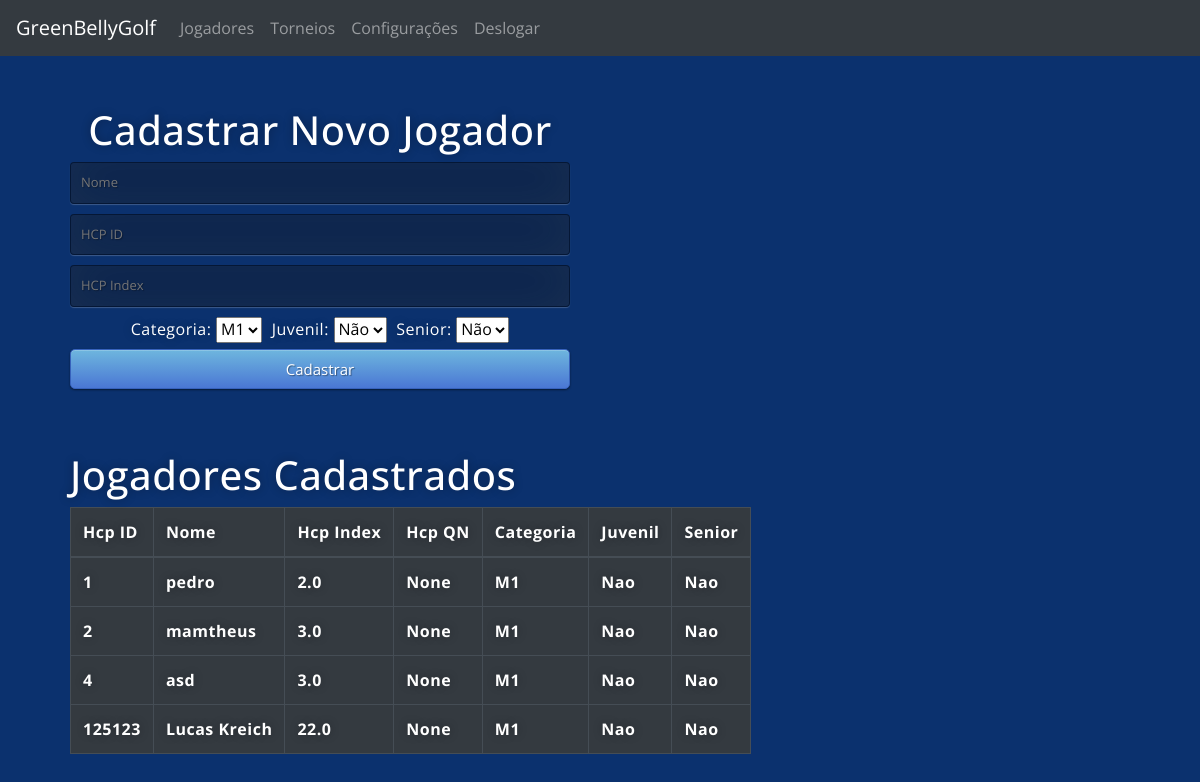
The app's page /jogadores (signed in), older data.
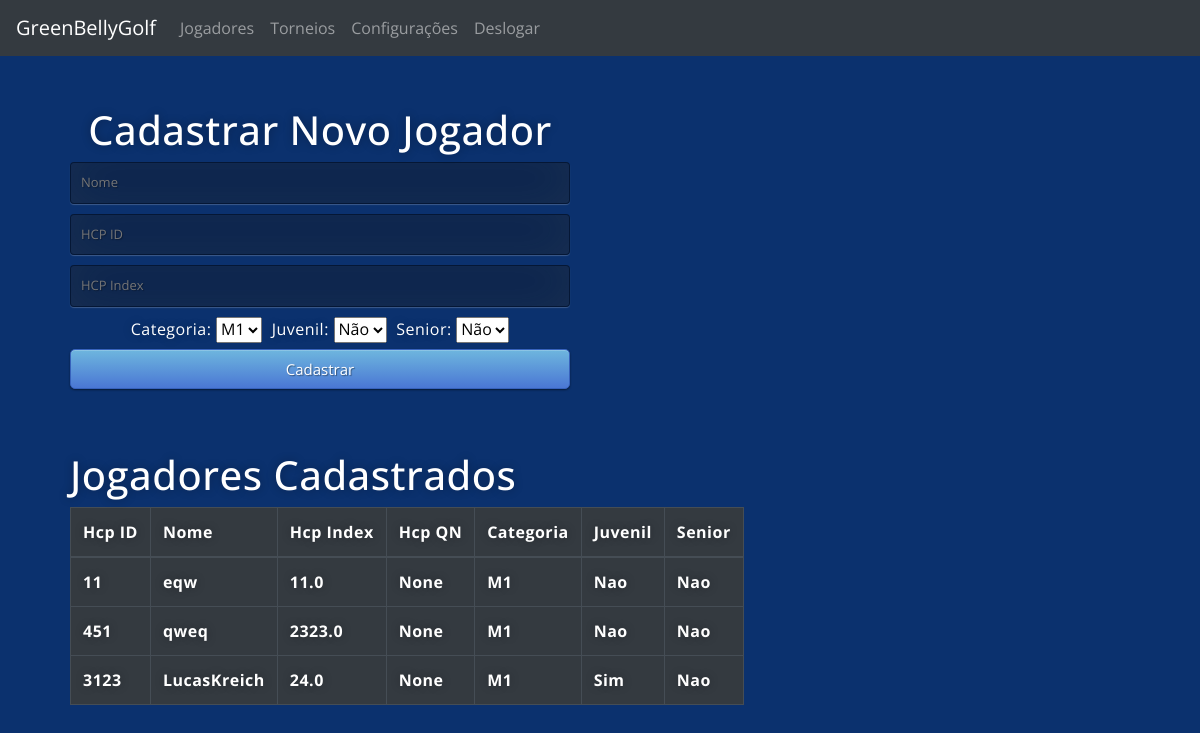
The same page, newer data.
### main.py (models this page shows)
class Player(db.Model):
    id = db.Column(db.Integer, primary_key=True)
    name = db.Column(db.String(1000))
    email = db.Column(db.String(100))
    hcp_id = db.Column(db.Integer, unique=True)
    hcp_index = db.Column(db.Float)
    hcp_qn = db.Column(db.Float)
    pt_ranking = db.Column(db.Float)
    cat = db.Column(db.String(10))
    juv = db.Column(db.String(10))
    senior = db.Column(db.String(10))

### main.py (the view, shortened to what this page needs)
@ app.route('/jogadores', methods=["GET", "POST"])
@ login_required
def jogadores():
    rows = Player.query.all()
    return render_template('jogadores.html',
                           title='Players',
                           rows=rows, name=current_user.name, logged_in=True)

### main.py (called while the page is built)
@login_manager.user_loader
def load_user(user_id):
    return User.query.get(int(user_id))

### templates/jogadores.html (shortened to what this page needs)
{% extends "base.html" %}
{% block content %}
<div class="box_left ">
    <h1>Cadastrar Novo Jogador</h1>
    <form action="{{ url_for('jogadores') }}" method="post">
        <input type="text" name="name" placeholder="Nome" required="required" />
        <input type="number" name="hcp_id" placeholder="HCP ID" required="required" />
        <input type="float" name="hcp_index" placeholder="HCP Index" required="required" />
        <label for="cat">Categoria:</label>
        <select id="cat" name="cat" placeholder="Categoria">
            <option value="M1">M1</option>
        </select>
        <label style="padding-left: 5px" for="juv"> Juvenil:</label>
        <select id="juv" name="juv" placeholder="Juvenil">
            <option value="Nao">Não</option>
        </select>
        <label style="padding-left: 5px" for="senior"> Senior:</label>
        <select id="senior" name="senior" placeholder="S">
            <option value="Nao">Não</option>
        </select>
        <button type="submit" class="btn btn-primary btn-block btn-large">Cadastrar</button>
    </form>
</div>
<div class="jog_cad">
    <h1 style="padding-top:50px">Jogadores Cadastrados</h1>
    <table class="table table-dark table-bordered ">
        <thead class="thead-dark">
            <tr>
                <th scope="col">Hcp ID</th>
                <th scope="col">Nome</th>
                <th scope="col">Hcp Index</th>
                <th scope="col">Hcp QN</th>
                <th scope="col">Categoria</th>
                <th scope="col">Juvenil</th>
                <th scope="col">Senior</th>
            </tr>
        </thead>
        <tbody>
            {% for row in rows %}
            <tr>
                <th scope="row">{{row.hcp_id}}</th>
                <th scope="row">{{row.name}}</th>
                <th scope="row">{{row.hcp_index}}</th>
                <th scope="row">{{row.hcp_qn}}</th>
                <th scope="row">{{row.cat}}</th>
                <th scope="row">{{row.juv}}</th>
                <th scope="row">{{row.senior}}</th>
            </tr>
            {% endfor %}
        </tbody>
    </table>
</div>
{% endblock %}

Row changes from the older to the newer data that the page shows:
removed Player: hcp_id "125123", name "Lucas Kreich", hcp_index "22.0", hcp_qn "None", cat "M1", juv "Nao", senior "Nao"
changed Player: hcp_id "1" → "11"; name "pedro" → "eqw"; hcp_index "2.0" → "11.0"
changed Player: hcp_id "2" → "451"; name "mamtheus" → "qweq"; hcp_index "3.0" → "2323.0"
changed Player: hcp_id "4" → "3123"; name "asd" → "LucasKreich"; hcp_index "3.0" → "24.0"; juv "Nao" → "Sim"
